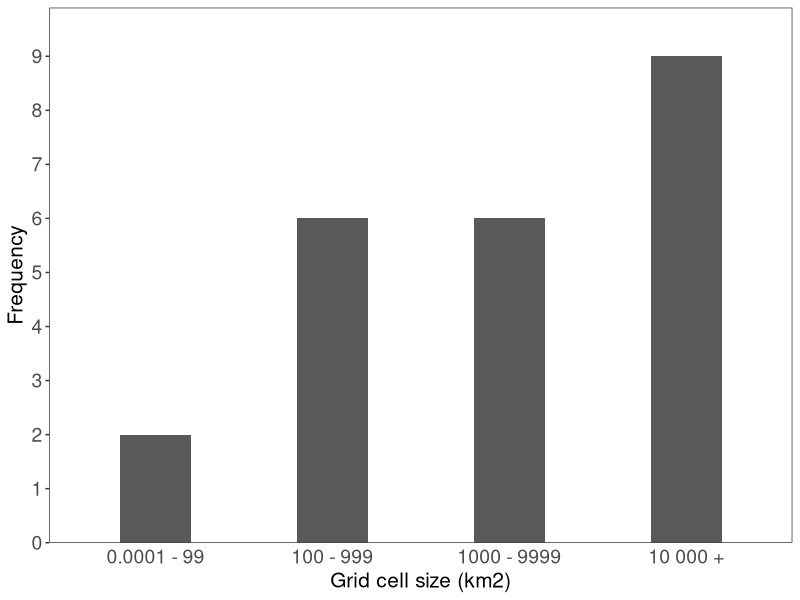

Reproduce this figure in R.

############################################# Scale on WE

rm(list = ls(all.names = TRUE)) 

require(ggplot2)

## Create a data vector of the frequency of cell sizes (a,b,c,d,) used in the AOO WE literature 
a<-rep(1, 2)
b<-rep(2, 6)
c<-rep(3, 6)
d<-rep(4, 9)
data<-c(a,b,c,d)

## Plotting the frequency bar chart 
p<-ggplot(data.frame(data), aes(x=factor(data))) +
  geom_bar(width = 0.4)+
  theme_bw()+
  scale_x_discrete(labels=c("0.0001 - 99", "100 - 999", "1000 - 9999", "10 000 +"))+
  xlab("Grid cell size (km2)") + 
  ylab("Frequency") +
  theme(panel.grid.minor = element_blank(), panel.grid.major = element_blank(), axis.ticks.x = element_blank(),
        axis.text=element_text(size=14), axis.title=element_text(size=15))+
  scale_y_continuous(breaks=c(0, 1, 2, 3, 4, 5, 6, 7, 8, 9), expand = expansion(mult = c(0, 0.1)))
p
  




